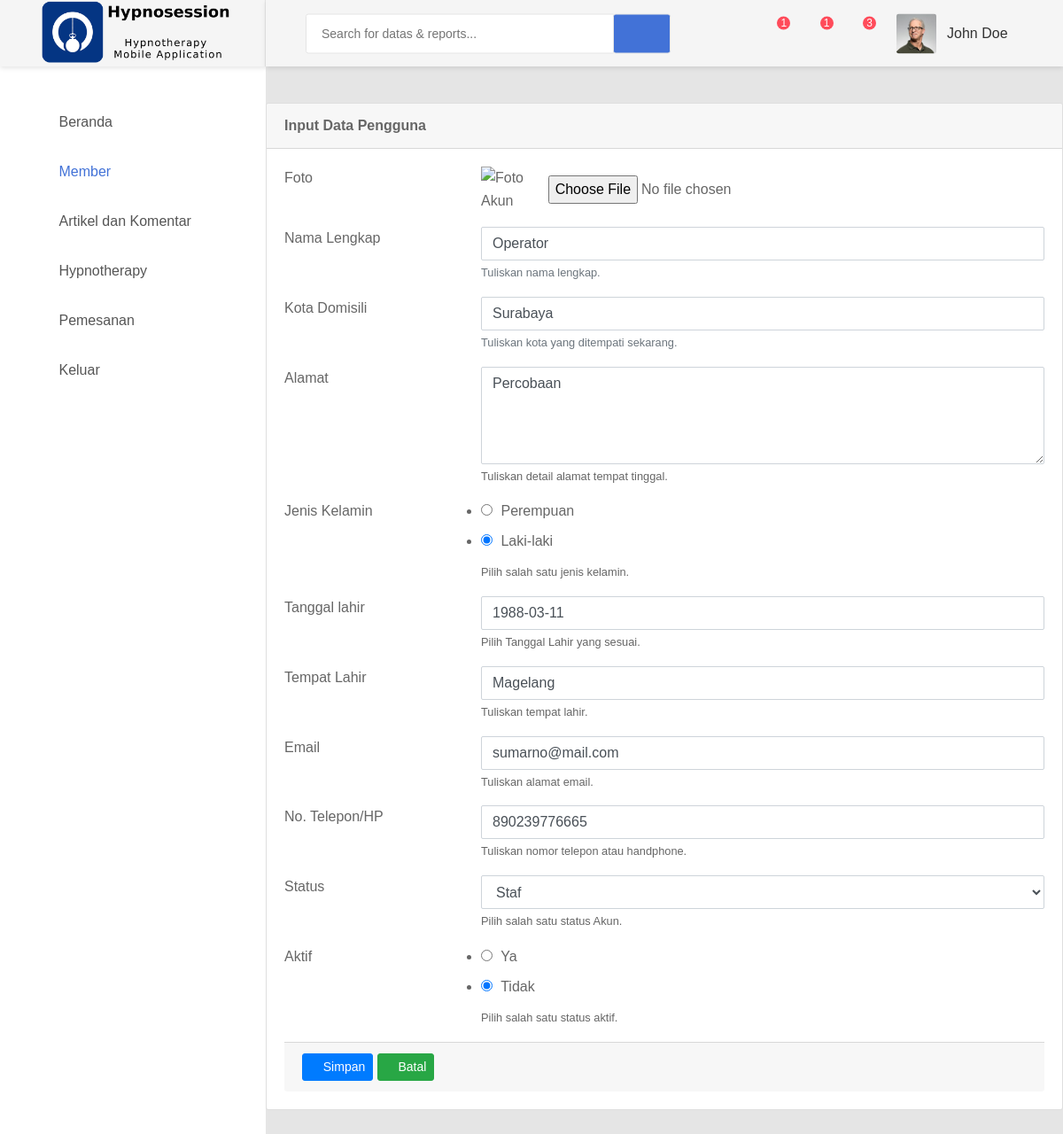
The page /akun/edit/2 on the database its author committed.
### akun/models.py (models this page shows, shortened)
class Akun(models.Model):
    nama = models.CharField(max_length=30)
    jenis_kelamin = models.BooleanField(null=True)
    kota_domisili = models.CharField(max_length=30, null=True)
    alamat = models.CharField(max_length=100, null=True)
    tanggal_lahir = models.DateField(null=True)
    tempat_lahir = models.CharField(max_length=30, null=True)
    foto_src = models.TextField(null=True,)
    no_telepon = models.CharField(max_length=16, null=True)
    email = models.EmailField()
    password = models.CharField(max_length=100)
    aktif = models.BooleanField(default=True)
    registrasi = models.DateTimeField(auto_now_add=True)
    aktivasi = models.DateTimeField(auto_now_add=True)
    update = models.DateTimeField(auto_now=True)
    class DaftarStatus(models.TextChoices):
        ADMIN = text('admin')
        STAF = text('staf')
        MEMBER = text('member')
    class Meta:
        db_table = 'akun'
    status = models.CharField(max_length=6,
                              choices=DaftarStatus.choices, default=DaftarStatus.MEMBER)

### akun/views.py (the view, shortened to what this page needs)
# urls.py: path('edit/<int:id>', views.edit, name='edit'),
def edit(request, id):
    akun = Akun.objects.get(id=id)
    form = AkunForm(instance=akun)
    form.fields['jenis_kelamin'].initial = [akun.jenis_kelamin]
    form.fields['aktif'].initial = [akun.aktif]
    context = {
        'title': 'Member -> Ubah Data',
        'form': form,
        'view': 'akun',
    }
    return render(request, 'akun/form.html', context)

### akun/templates/akun/form.html (shortened to what this page needs)
{% extends "base.html" %}
{% block content %}
{% load static %}
<div class="card">
    <div class="card-header">
        <strong>Input Data Pengguna</strong>
    </div>
    <div class="card-body card-block">
        <form action="" method="post" enctype="multipart/form-data" class="form-horizontal">
            <div class="row form-group">
                <div class="col col-md-3">
                    <label for="nama" class=" form-control-label">Foto</label>
                </div>
                <div class="col-12 col-md-9">
                    <div class="form-check-inline form-check">
                        <div id="foto-div" class="image">
                            <img id="img-foto" style="width: 150px; height: 150px;" src="{{ form.foto_src.value }}"
                                alt="Foto Akun">
                        </div>
                        <input type="file" id="foto" name="foto" class="form-control-file"
                            class="btn btn-secondary btn-sm" />
                    </div>
                </div>
            </div>
            <div class="row form-group">
                <div class="col col-md-3">
                    <label for="nama" class=" form-control-label">Nama Lengkap</label>
                </div>
                <div class="col-12 col-md-9">
                    {{ form.nama }}
                    <small class="form-text text-muted">Tuliskan nama lengkap.</small>
                </div>
            </div>
            <div class="row form-group">
                <div class="col col-md-3">
                    <label for="kota" class=" form-control-label">Kota Domisili</label>
                </div>
                <div class="col-12 col-md-9">
                    {{ form.kota_domisili }}
                    <small class="form-text text-muted">Tuliskan kota yang ditempati sekarang.</small>
                </div>
            </div>
            <div class="row form-group">
                <div class="col col-md-3">
                    <label for="alamat" class=" form-control-label">Alamat</label>
                </div>
                <div class="col-12 col-md-9">
                    {{ form.alamat }}
                    <small class="help-block form-text">Tuliskan detail alamat tempat tinggal.</small>
                </div>
            </div>
            <div class="row form-group">
                <div class="col col-md-3">
                    <label class=" form-control-label">Jenis Kelamin</label>
                </div>
                <div class="col col-md-9">
                    <div class="form-check-inline form-check">
                        {{ form.jenis_kelamin }}
                    </div>
                    <small class="help-block form-text">Pilih salah satu jenis kelamin.</small>
                </div>
            </div>
            <div class="row form-group">
                <div class="col col-md-3">
                    <label for="tanggal-lahir" class=" form-control-label">Tanggal lahir</label>
                </div>
                <div class="col-12 col-md-9">
                    {{ form.tanggal_lahir }}
                    <small class="help-block form-text">Pilih Tanggal Lahir yang sesuai.</small>
                </div>
            </div>
            <div class="row form-group">
                <div class="col col-md-3">
                    <label for="tempat-lahir" class=" form-control-label">Tempat Lahir</label>
                </div>
                <div class="col-12 col-md-9">
                    {{ form.tempat_lahir }}
                    <small class="help-block form-text">Tuliskan tempat lahir.</small>
                </div>
            </div>
            <div class="row form-group">
                <div class="col col-md-3">
                    <label for="email" class=" form-control-label">Email</label>
                </div>
                <div class="col-12 col-md-9">
                    {{ form.email }}
                    <small class="help-block form-text">Tuliskan alamat email.</small>
                </div>
            </div>
            <div class="row form-group">
                <div class="col col-md-3">
                    <label for="no-telepon" class=" form-control-label">No. Telepon/HP</label>
                </div>
                <div class="col-12 col-md-9">
                    {{ form.no_telepon }}
                    <small class="help-block form-text">Tuliskan nomor telepon atau handphone.</small>
                </div>
            </div>
            <div class="row form-group">
                <div class="col col-md-3">
                    <label for="no-telepon" class=" form-control-label">Status</label>
                </div>
                <div class="col-12 col-md-9">
                    {{ form.status }}
                    <small class="help-block form-text">Pilih salah satu status Akun.</small>
                </div>
            </div>
            <div class="row form-group">
                <div class="col col-md-3">
                    <label for="aktif" class=" form-control-label">Aktif</label>
                </div>
                <div class="col col-md-9">
                    <div class="form-check-inline form-check">
                        {{ form.aktif }}
                    </div>
                    <small class="help-block form-text">Pilih salah satu status aktif.</small>
                </div>
            </div>
            <div class="card-footer">
                <button type="submit" class="btn btn-primary btn-sm">
                    <i class="fa fa-dot-circle-o"></i> Simpan
                </button>
                <a class="btn btn-success btn-sm" href="/akun" role="button">
                    <i class="fa fa-ban"></i> Batal
                </a>
            </div>
        </form>
    </div>
</div>
{% endblock %}

### rows shown on the page
Akun: nama "Operator", kota_domisili "Surabaya", alamat "Percobaan", jenis_kelamin "☐ Perempuan ☑ Laki-laki", tanggal_lahir "1988-03-11", tempat_lahir "Magelang", email "sumarno@mail.com", no_telepon "890239776665", status "Staf", aktif "☐ Ya ☑ Tidak"
